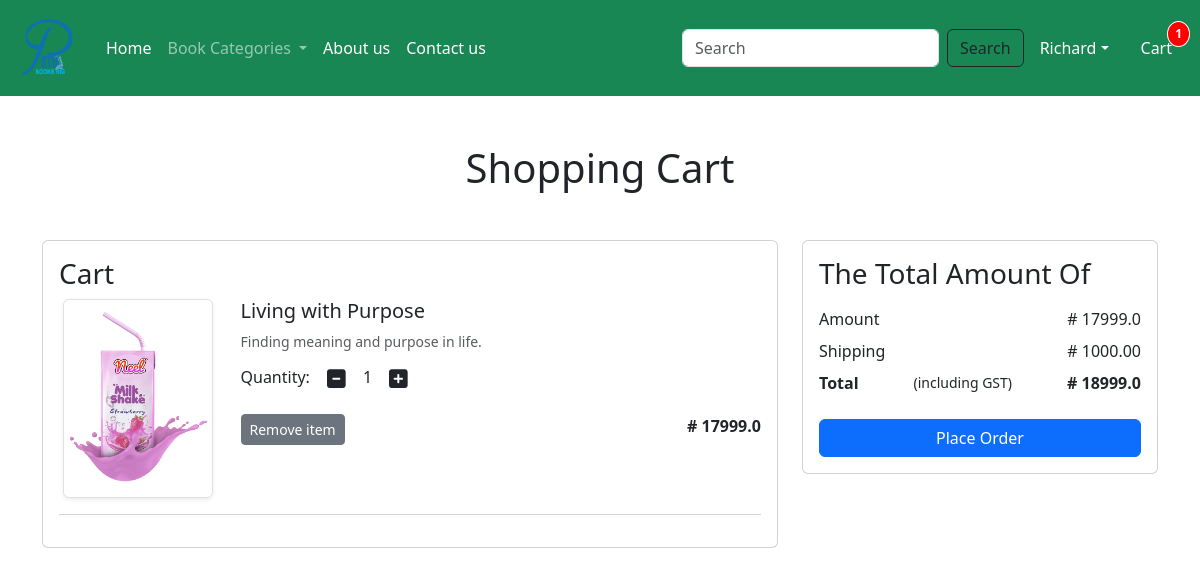
The page /cart/ (signed in) on the database as committed earlier.
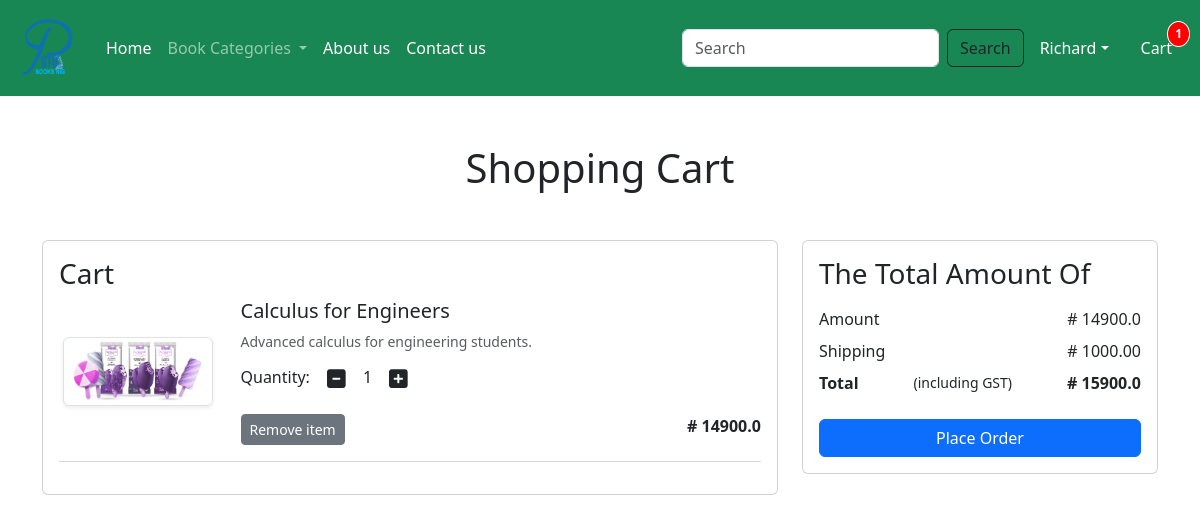
The same page on the database as committed later.
### app/models.py (models this page shows, shortened)
class CartItem(models.Model):
    cart = models.ForeignKey(Cart, related_name='items', on_delete=models.CASCADE)
    product = models.ForeignKey(Product, on_delete=models.CASCADE)
    quantity = models.PositiveIntegerField(default=1)
    class Meta:
        unique_together = ('cart', 'product')

class Product(models.Model):
    title = models.CharField(max_length=100)
    selling_price = models.FloatField()
    discounted_price = models.FloatField()
    description = models.TextField()
    composition = models.TextField(default='')
    prodapp = models.TextField(default='')
    category = models.CharField(choices=CATEGORY_CHOICES, max_length=2)
    product_image = models.ImageField(upload_to='product')

### app/views.py (the view)
# urls.py: path('cart/', views.show_cart, name='showcart'),
@login_required(login_url='login')  # Redirect to login if user is not authenticated
def show_cart(request):
    user = request.user
    cart = Cart.objects.get(user=user)
    cart_items = cart.items.all()
    amount = 0
    for item in cart_items:
        value = item.quantity * item.product.discounted_price
        amount += value
    totalamount = amount + 1000
    return render(request, 'app/addtocart.html', {'cart': cart, 'cart_items': cart_items, 'amount': amount, 'totalamount': totalamount})

### app/context_processors.py (called while the page is built)
def current_year(request):
    return {'current_year': datetime.now().year}

def cart_item_count(request):
    if request.user.is_authenticated:
        try:
            cart = Cart.objects.get(user=request.user)
            count = cart.items.count()
        except Cart.DoesNotExist:
            count = 0
    else:
        count = 0
    return {'cart_item_count': count}

### app/templates/app/addtocart.html (shortened to what this page needs)
{% extends "app/base.html" %}
{% load static %}
{% block main-content %}
<div class="container my-5">
    <div class="row">
        {% if cart_items %}
        <h1 class="text-center mb-5">Shopping Cart</h1>
        <div class="col-sm-8">
            <div class="card">
                <div class="card-body">
                    <h3>Cart</h3>
                    {% for item in cart_items %}
                    <div class="row">
                        <div class="col-sm-3 text-center align-self-center">
                            <img src="{{item.product.product_image.url}}" alt="" srcset="" class="img-fluid img-thumbnail shadow-sm" height="150" width="150" />
                        </div>
                        <div class="col-sm-9">
                            <h5>{{item.product.title}}</h5>
                            <p class="mb-2 text-muted small">{{item.product.description}}</p>
                            <div class="mb-3">
                                <label for="quantity">Quantity:</label>
                                <a class="minus-cart btn" pid="{{item.product.id}}"><i class="fas fa-minus-square fa-lg"></i></a>
                                <span id="quantity">{{item.quantity}}</span>
                                <a class="plus-cart btn" pid="{{item.product.id}}"><i class="fas fa-plus-square fa-lg"></i></a>
                            </div>
                            <div class="d-flex justify-content-between">
                                <a href="#" class="remove-cart btn btn-sm btn-secondary mr-3" pid={{item.product.id}}>Remove item </a>
                                <p class="mb-0"><span><strong># {{item.product.discounted_price}}</strong></span></p>
                            </div>
                        </div>
                    </div>
                    <hr class="text-muted">
                    {% endfor %}
                </div>
            </div>
        </div>
        <div class="col-sm-4">
          <div class="card">
              <div class="card-body">
                  <h3>The Total Amount Of</h3>
                  <ul class="list-group">
                      <li class="list-group-item d-flex justify-content-between align-items-center border-0 px-0 pb-0">Amount<span id="amount"># {{amount}}</span></li>
                      <li class="list-group-item d-flex justify-content-between align-items-center border-0 px-0 pb-0">Shipping<span># 1000.00</span></li>
                      <li class="list-group-item d-flex justify-content-between align-items-center border-0 px-0 mb-3">
                          <strong>Total</strong><small>(including GST)</small>
                          <span id="totalamount"><strong># {{totalamount}}</strong></span>
                      </li>
                  </ul>
                  <div class="d-grid"><a href="{% url 'checkout' %}" class="btn btn-primary">Place Order</a></div>
              </div>
          </div>
      </div>
      {% else %}
      <h1 class="text-center mb-5">Cart is Empty</h1>
      {% endif %}
    </div>
    <br><br><br><br>
</div>
{% endblock main-content %}

### app/templates/app/base.html (shortened to what this page needs)
<!DOCTYPE html>
{% load static %}
<html lang="en">
  <head>
    <link
      href="https://cdn.jsdelivr.net/npm/bootstrap@5.3.3/dist/css/bootstrap.min.css"
      rel="stylesheet"
    />
    <link rel="stylesheet" href="{% static 'app/css/owl.carousel.min.css'%}" />
    <link rel="stylesheet" href="{% static 'app/css/all.min.css'%}" />
    <link rel="stylesheet" href="{% static 'app/css/style.css'%}" rel="stylesheet"/>
    <link href="https://cdn.jsdelivr.net/npm/sweetalert2@11.14.3/dist/sweetalert2.min.css" rel="stylesheet">
  </head>
  <body>
    {% include 'app/header.html' %}
    {% block main-content %}{% endblock main-content %}
  </body>
  </html>

### app/templates/app/header.html (shortened to what this page needs)
{% load static %}
    <nav class="navbar navbar-expand-lg bg-success navbar-dark">
      <div class="container-fluid">
        <a class="navbar-brand" href="/">
          <img src="{% static "app/images/psto.png" %}" width="70" height="70"/>
        </a>
        <div class="collapse navbar-collapse" id="navbarSupportedContent">
          <ul class="navbar-nav me-auto mb-2 mb-lg-0">
            {% if request.user.is_authenticated %}
            <li class="nav-item">
              <a class="nav-link active" aria-current="page" href="/">Home</a>
            </li>
            <li class="nav-item dropdown">
              <a
                class="nav-link dropdown-toggle"
                href="#"
                role="button"
                data-bs-toggle="dropdown"
                aria-expanded="false"
              >
                Book Categories
              </a>
            </li>
            <li class="nav-item">
              <a class="nav-link text-white" href="{% url 'about' %}">About us</a>
            </li>
            <li class="nav-item">
              <a class="nav-link text-white" href="{% url 'contact' %}">Contact us</a>
            </li>
          </ul>
          <form class="d-flex" role="search" action="/search">
            <input
              class="form-control me-2 flex-grow-1"
              type="search"
              placeholder="Search"
              aria-label="Search"
              name="search"
              style="min-width: 250px;"
            />
            <button class="btn btn-outline-dark" type="submit">
              Search
            </button>
          </form>
        </div>
        <ul class="navbar-nav me-auto mb-2 mb-lg-0">
          <li class="nav-item dropdown mx-2">
            <a
              class="nav-link dropdown-toggle text-white"
              href="#"
              id="profileDropdown"
              role="button"
              data-bs-toggle="dropdown"
              aria-expanded="false"
              >Richard</a
            >
          </li>
          <li class="nav-item mx-2">
            <a href="{% url 'showcart' %}" class="nav-link text-white">
              Cart <span class="cart-badge">{{ cart_item_count }}</span>
            </a>
          </li>
          {% else %}
          <li class="nav-item mx-2">
            <a href="{% url 'login' %}" class="nav-link text-white">Login/Signup</a>
          </li>
          {% endif %}
      </div>
    </nav>

### app/static/app/css/style.css (style rules this page uses)
.nav-link { position: relative; }
.cart-badge { display: inline-block; background-color: red; color: white; border-radius: 50%; padding: 3px 7px; font-size: 12px; font-weight: bold; position: absolute; top: -7px; right: -10px; border: 1px solid white; }

Rows that differ between the two databases and show on the page:
removed CartItem: product.product_image (picture), product "Living with Purpose", product.description "Finding meaning and purpose in life.", quantity "1", product.discounted_price "17999.0"
added CartItem: product.product_image (picture), product "Calculus for Engineers", product.description "Advanced calculus for engineering students.", quantity "1", product.discounted_price "14900.0"
Other text that changed with them:
{{ amount }}: "17999.0" → "14900.0"
{{ totalamount }}: "18999.0" → "15900.0"
